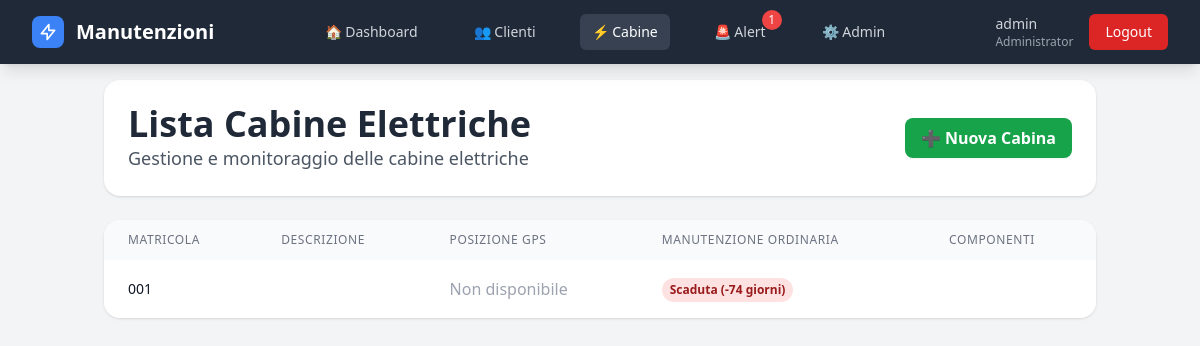
/cabine/ (signed in), run on an earlier commit of the app's database.
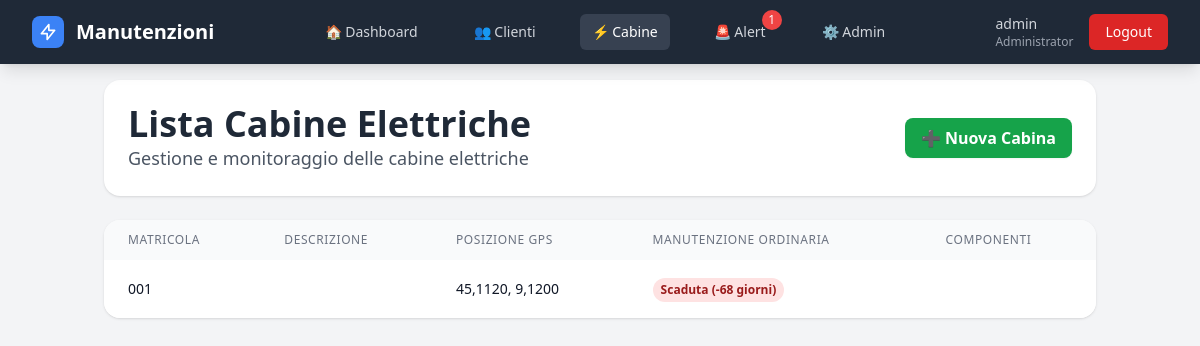
And on a later commit of the database.
### gestione/models.py (models this page shows, shortened)
class Cabina(models.Model):
    nome = models.CharField(max_length=200, verbose_name="Nome/Denominazione")
    matricola = models.CharField(max_length=50, unique=True, verbose_name="Matricola")
    cliente = models.ForeignKey(Cliente, on_delete=models.CASCADE, related_name='cabine', verbose_name="Cliente")
    fonte = models.CharField(max_length=50,blank=True,verbose_name="Fonte energetica")
    guardiania = models.CharField(max_length=100, blank=True, verbose_name="Guardiania")
    chiave = models.CharField(max_length=50, blank=True, verbose_name="N° Chiave")
    pod = models.CharField(max_length=50, blank=True, verbose_name="POD")
    telefono_guardiania = models.CharField(max_length=20, blank=True, verbose_name="Tel. Guardiania")
    latitudine = models.DecimalField(max_digits=10, decimal_places=8, null=True, blank=True, verbose_name="Latitudine")
    longitudine = models.DecimalField(max_digits=11, decimal_places=8, null=True, blank=True, verbose_name="Longitudine")
    attiva = models.BooleanField(default=True, verbose_name="Attiva")
    note = models.TextField(blank=True, verbose_name="Note")
    template_report = models.ForeignKey(
        'ReportTemplate',
        on_delete=models.SET_NULL,
        null=True,
        blank=True,
        related_name='cabine_assegnate',
        verbose_name="Template report"
    )
    def prossima_manutenzione_ordinaria(self):
        prossima = self.manutenzioni.filter(
            stato='programmata',
            tipo__in=['semestrale', 'annuale']
        ).order_by('data_programmata').first()
        return prossima.data_programmata if prossima else None
    def giorni_alla_manutenzione_ordinaria(self):
        prossima = self.prossima_manutenzione_ordinaria()
        if prossima:
            delta = prossima - timezone.now().date()
            return delta.days
        return None
    def stato_manutenzione_ordinaria(self):
        giorni = self.giorni_alla_manutenzione_ordinaria()
        if giorni is None:
            return 'nessuna_programmata'
        elif giorni < 0:
            return 'scaduta'
        elif giorni <= 30:
            return 'in_scadenza'
        else:
            return 'ok'
    class Meta:
        verbose_name = "Cabina"
        verbose_name_plural = "Cabine"
        ordering = ['matricola']

### gestione/views.py (the view, shortened to what this page needs)
# urls.py: path('cabine/', views.lista_cabine, name='lista_cabine'),
@login_required
def lista_cabine(request):
    cabine = Cabina.objects.filter(attiva=True).order_by('matricola')
    for cabina in cabine:
        cabina.stato_ordinaria = cabina.stato_manutenzione_ordinaria()
        cabina.giorni_ordinaria = cabina.giorni_alla_manutenzione_ordinaria()
        cabina.componenti_ok = 0
        cabina.componenti_scadenza = 0
        cabina.componenti_scaduti = 0
    return render(request, 'cabine/lista.html', {'cabine': cabine})

### gestione/context_processors.py (called while the page is built)
def alert_count(request):
    if not request.user.is_authenticated:
        return {'alert_count': 0}
    alert_cabine = 0
    for cabina in Cabina.objects.filter(attiva=True):
        stato = cabina.stato_manutenzione_ordinaria()
        if stato in ['scaduta', 'in_scadenza']:
            alert_cabine += 1
    alert_componenti = 0
    for componente in Componente.objects.filter(attivo=True):
        stato = componente.stato_manutenzione()
        if stato in ['scaduta', 'in_scadenza']:
            alert_componenti += 1
    total_alert = alert_cabine + alert_componenti
    return {
        'alert_count': total_alert,
        'alert_critici': alert_cabine,
        'alert_componenti': alert_componenti,
    }

### gestione/models.py (called while the page is built)
    def is_administrator(self):
        return self.is_superuser or self.ruolo == 'Administrator'

### templates/cabine/lista.html (shortened to what this page needs)
{% extends 'base.html' %}
{% block content %}
<div class="max-w-xl md:max-w-5xl mx-auto px-4 pt-4 pb-24 md:pb-8">
  <section class="bg-white shadow rounded-2xl p-4 md:p-6 mb-4 md:mb-6">
    <div class="flex flex-col gap-3 sm:flex-row sm:items-center sm:justify-between">
      <div class="min-w-0">
        <h1 class="text-2xl md:text-4xl font-bold text-gray-800">Lista Cabine Elettriche</h1>
        <p class="text-gray-600 text-base md:text-lg">Gestione e monitoraggio delle cabine elettriche</p>
      </div>
      {% if user.is_administrator or user.is_controlroom %}
      <a href="{% url 'crea_cabina' %}"
         class="hidden md:inline-flex items-center gap-2 bg-green-600 hover:bg-green-700
                text-white font-semibold px-4 py-2 rounded-lg shadow-sm">
        ➕ Nuova Cabina
      </a>
      {% endif %}
    </div>
  </section>
  <section class="hidden md:block bg-white shadow rounded-2xl overflow-hidden">
    <div class="overflow-x-auto">
      <table class="min-w-full">
        <thead class="bg-gray-50">
          <tr>
            <th class="px-6 py-3 text-left text-xs font-medium text-gray-500 uppercase tracking-wider">Matricola</th>
            <th class="px-6 py-3 text-left text-xs font-medium text-gray-500 uppercase tracking-wider">Descrizione</th>
            <th class="px-6 py-3 text-left text-xs font-medium text-gray-500 uppercase tracking-wider">Posizione GPS</th>
            <th class="px-6 py-3 text-left text-xs font-medium text-gray-500 uppercase tracking-wider">Manutenzione Ordinaria</th>
            <th class="px-6 py-3 text-left text-xs font-medium text-gray-500 uppercase tracking-wider">Componenti</th>
          </tr>
        </thead>
        <tbody class="bg-white divide-y divide-gray-200">
          {% for cabina in cabine %}
          <tr class="hover:bg-gray-50 cursor-pointer" onclick="window.location='{% url 'dettaglio_cabina' cabina.matricola %}'">
            <td class="px-6 py-4 whitespace-nowrap">
              <div class="text-sm font-medium text-gray-900 break-all">{{ cabina.matricola }}</div>
            </td>
            <td class="px-6 py-4">
            </td>
            <td class="px-6 py-4 whitespace-nowrap">
              {% if cabina.latitudine and cabina.longitudine %}
                <div class="text-sm text-gray-900">{{ cabina.latitudine|floatformat:4 }}, {{ cabina.longitudine|floatformat:4 }}</div>
              {% else %}
                <span class="text-gray-400">Non disponibile</span>
              {% endif %}
            </td>
            <td class="px-6 py-4 whitespace-nowrap">
              {% if cabina.stato_ordinaria == 'scaduta' %}
                <span class="inline-flex px-2 py-1 text-xs font-semibold rounded-full bg-red-100 text-red-800">
                  Scaduta ({{ cabina.giorni_ordinaria }} giorni)
                </span>
              {% elif cabina.stato_ordinaria == 'in_scadenza' %}
                <span class="inline-flex px-2 py-1 text-xs font-semibold rounded-full bg-yellow-100 text-yellow-800">
                  In scadenza ({{ cabina.giorni_ordinaria }} giorni)
                </span>
              {% elif cabina.stato_ordinaria == 'ok' %}
                <span class="inline-flex px-2 py-1 text-xs font-semibold rounded-full bg-green-100 text-green-800">
                  OK ({{ cabina.giorni_ordinaria }} giorni)
                </span>
              {% else %}
                <span class="inline-flex px-2 py-1 text-xs font-semibold rounded-full bg-gray-100 text-gray-800">
                  Non programmata
                </span>
              {% endif %}
            </td>
            <td class="px-6 py-4 whitespace-nowrap">
            </td>
          </tr>
          {% empty %}
          <tr>
            <td colspan="6" class="px-6 py-4 text-center text-gray-500">Nessuna cabina trovata</td>
          </tr>
          {% endfor %}
        </tbody>
      </table>
    </div>
  </section>
</div>
{% endblock %}

What changed in the data, as far as the page shows it:
removed Cabina: matricola "001", shows "Non disponibile", giorni_ordinaria "-74"
added Cabina: matricola "001", latitudine "45,1120", longitudine "9,1200", giorni_ordinaria "-68"
